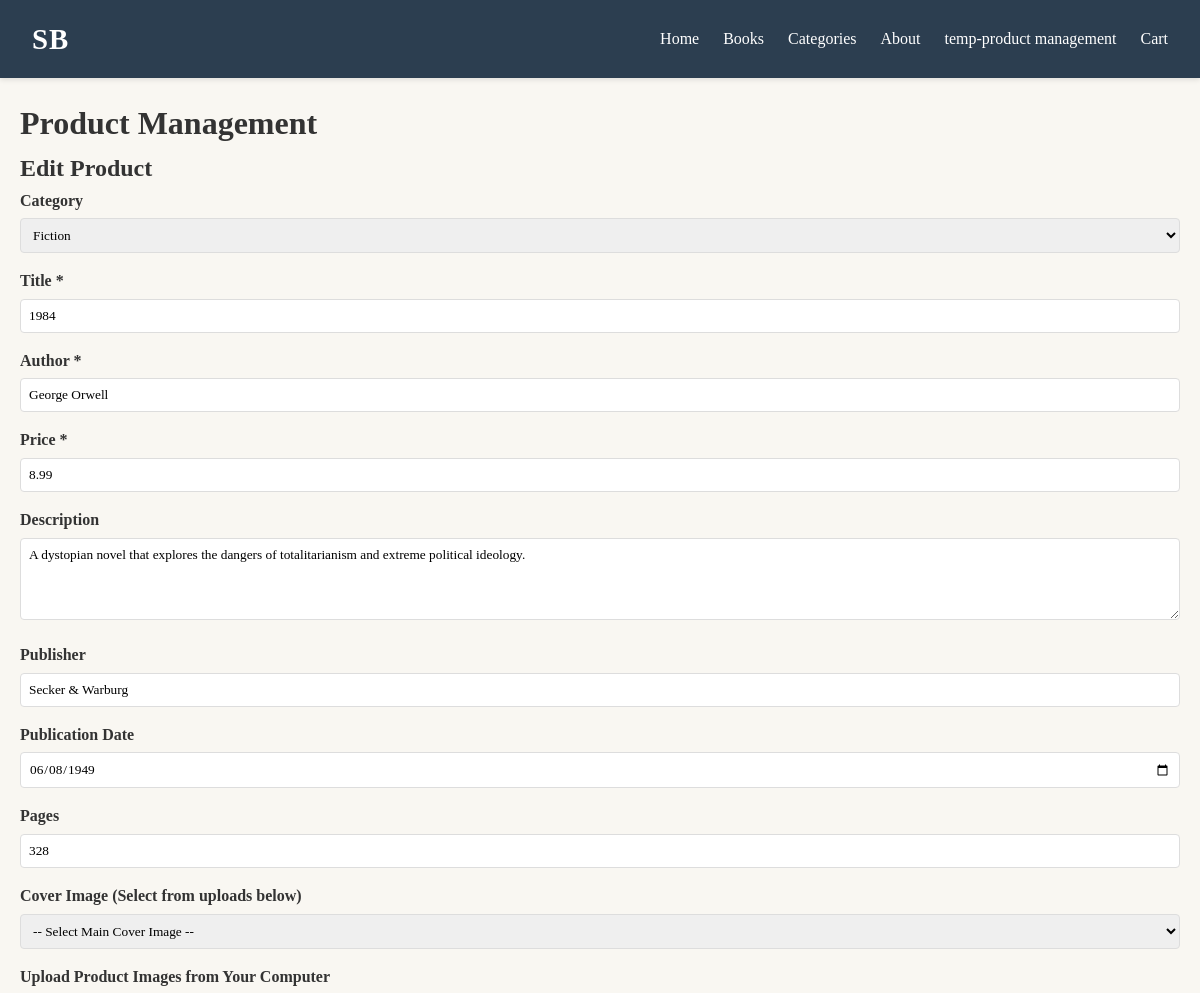
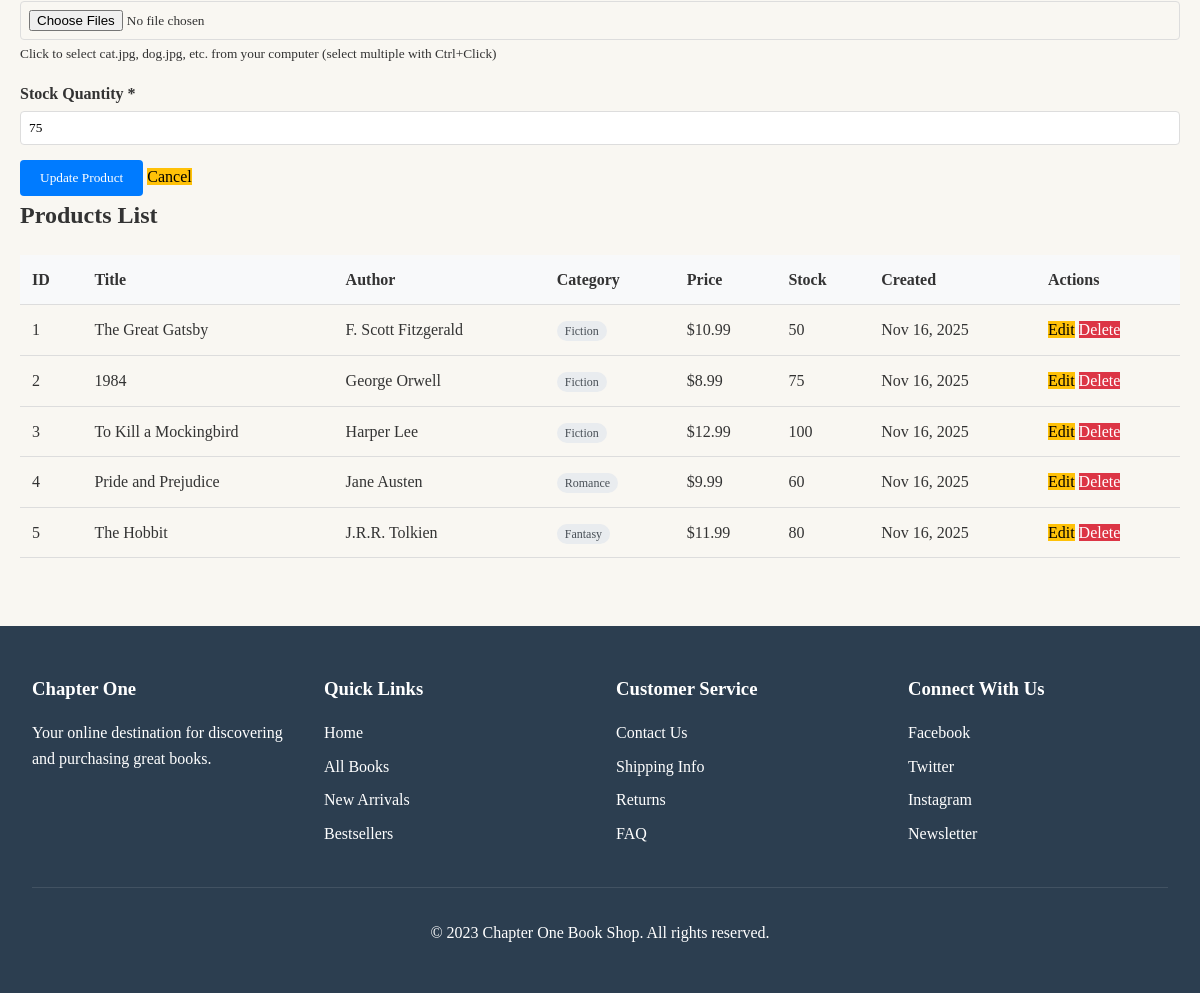
The app's page /page/adminProduct.php?action=edit&id=2 with its own data (2 pictures, top to bottom).
### tables this page shows
CREATE TABLE products (
    id INT AUTO_INCREMENT PRIMARY KEY,
    category_id INT NULL,
    title VARCHAR(255) NOT NULL,
    author VARCHAR(255) NOT NULL,
    price DECIMAL(10, 2) NOT NULL,
    description TEXT,
    publisher VARCHAR(255),
    publication_date DATE,
    pages INT,
    cover_image VARCHAR(255),
    stock_quantity INT DEFAULT 0,
    created_at TIMESTAMP DEFAULT CURRENT_TIMESTAMP,
    updated_at TIMESTAMP DEFAULT CURRENT_TIMESTAMP ON UPDATE CURRENT_TIMESTAMP,
    FOREIGN KEY (category_id) REFERENCES categories(id) ON DELETE SET NULL
);

CREATE TABLE categories (
    id INT AUTO_INCREMENT PRIMARY KEY,
    name VARCHAR(255) NOT NULL UNIQUE,
    description TEXT,
    sort_order INT DEFAULT 0,
    created_at TIMESTAMP DEFAULT CURRENT_TIMESTAMP,
    updated_at TIMESTAMP DEFAULT CURRENT_TIMESTAMP ON UPDATE CURRENT_TIMESTAMP
);

### page/adminProduct.php (the view, shortened to what this page needs)
<?php
include '../sb_head.php';
$host = 'localhost';
$dbname = 'sbonline';
$username = 'root';
$password = '';
$action = $_POST['action'] ?? $_GET['action'] ?? '';
$product = [
    'id' => '',
    'category_id' => '',
    'title' => '',
    'author' => '',
    'price' => '',
    'description' => '',
    'publisher' => '',
    'publication_date' => '',
    'pages' => '',
    'cover_image' => '',
    'stock_quantity' => ''
];
try {
    $pdo = new PDO("mysql:host=$host;dbname=$dbname;charset=utf8", $username, $password);
    $pdo->setAttribute(PDO::ATTR_ERRMODE, PDO::ERRMODE_EXCEPTION);
    $categories = [];
    $categoriesSql = "SELECT id, name FROM categories ORDER BY sort_order, name";
    $categoriesStmt = $pdo->prepare($categoriesSql);
    $categoriesStmt->execute();
    $categories = $categoriesStmt->fetchAll(PDO::FETCH_ASSOC);
    switch ($action) {
        case 'edit':
            $id = $_GET['id'] ?? '';
            if ($id) {
                $sql = "SELECT * FROM products WHERE id = ?";
                $stmt = $pdo->prepare($sql);
                $stmt->execute([$id]);
                $product = $stmt->fetch(PDO::FETCH_ASSOC);
            }
            break;
    }
    $sql = "SELECT p.*, c.name as category_name
            FROM products p
            LEFT JOIN categories c ON p.category_id = c.id
            ORDER BY p.created_at DESC";
    $stmt = $pdo->prepare($sql);
    $stmt->execute();
    $products = $stmt->fetchAll(PDO::FETCH_ASSOC);
} catch (PDOException $e) {
    $error = "Database error: " . $e->getMessage();
}
?>
<!DOCTYPE html>
<html lang="en">
<head>
</head>
<body>
    <div class="container">
        <h1>Product Management</h1>
        <div class="form-section">
            <h2><?php echo empty($product['id']) ? 'Add New Product' : 'Edit Product'; ?></h2>
            <form method="POST" action="adminProduct.php" enctype="multipart/form-data">
                <div class="form-group">
                    <label for="category_id">Category</label>
                    <select id="category_id" name="category_id">
                        <?php foreach ($categories as $category): ?>
                            <option value="<?php echo $category['id']; ?>"
                                <?php echo ($product['category_id'] == $category['id']) ? 'selected' : ''; ?>>
                                <?php echo htmlspecialchars($category['name']); ?>
                            </option>
                        <?php endforeach; ?>
                    </select>
                </div>
                <div class="form-group">
                    <label for="title">Title *</label>
                    <input type="text" id="title" name="title" required
                           value="<?php echo htmlspecialchars($product['title']); ?>">
                </div>
                <div class="form-group">
                    <label for="author">Author *</label>
                    <input type="text" id="author" name="author" required
                           value="<?php echo htmlspecialchars($product['author']); ?>">
                </div>
                <div class="form-group">
                    <label for="price">Price *</label>
                    <input type="number" id="price" name="price" step="0.01" min="0" required
                           value="<?php echo htmlspecialchars($product['price']); ?>">
                </div>
                <div class="form-group">
                    <label for="description">Description</label>
                    <textarea id="description" name="description" rows="4"><?php echo htmlspecialchars($product['description']); ?></textarea>
                </div>
                <div class="form-group">
                    <label for="publisher">Publisher</label>
                    <input type="text" id="publisher" name="publisher"
                           value="<?php echo htmlspecialchars($product['publisher']); ?>">
                </div>
                <div class="form-group">
                    <label for="publication_date">Publication Date</label>
                    <input type="date" id="publication_date" name="publication_date"
                           value="<?php echo htmlspecialchars($product['publication_date']); ?>">
                </div>
                <div class="form-group">
                    <label for="pages">Pages</label>
                    <input type="number" id="pages" name="pages" min="1"
                           value="<?php echo htmlspecialchars($product['pages']); ?>">
                </div>
                <div class="form-group">
                    <label for="cover_image">Cover Image (Select from uploads below)</label>
                    <select id="cover_image" name="cover_image">
                        <option value="">-- Select Main Cover Image --</option>
                    </select>
                </div>
                <div class="form-group">
                    <label for="product_images">Upload Product Images from Your Computer</label>
                    <input type="file" id="product_images" name="product_images[]"
                           multiple accept="image/jpeg, image/png, image/gif, image/webp">
                    <small>Click to select cat.jpg, dog.jpg, etc. from your computer (select multiple with Ctrl+Click)</small>
                </div>
                <div class="form-group">
                    <label for="stock_quantity">Stock Quantity *</label>
                    <input type="number" id="stock_quantity" name="stock_quantity" min="0" required
                           value="<?php echo htmlspecialchars($product['stock_quantity']); ?>">
                </div>
                <button type="submit" class="btn-primary">
                    <?php echo empty($product['id']) ? 'Create Product' : 'Update Product'; ?>
                </button>
                <?php if (!empty($product['id'])): ?>
                    <a href="adminProduct.php" class="btn-warning">Cancel</a>
                <?php endif; ?>
            </form>
        </div>
        <div class="list-section">
            <h2>Products List</h2>
            <?php if (empty($products)): ?>
                <p>No products found.</p>
            <?php else: ?>
                <table class="table">
                    <thead>
                        <tr>
                            <th>ID</th>
                            <th>Title</th>
                            <th>Author</th>
                            <th>Category</th>
                            <th>Price</th>
                            <th>Stock</th>
                            <th>Created</th>
                            <th>Actions</th>
                        </tr>
                    </thead>
                    <tbody>
                        <?php foreach ($products as $p): ?>
                            <tr>
                                <td><?php echo htmlspecialchars($p['id']); ?></td>
                                <td><?php echo htmlspecialchars($p['title']); ?></td>
                                <td><?php echo htmlspecialchars($p['author']); ?></td>
                                <td>
                                    <?php if ($p['category_name']): ?>
                                        <span class="category-badge"><?php echo htmlspecialchars($p['category_name']); ?></span>
                                    <?php else: ?>
                                        <span style="color: #6c757d;">No Category</span>
                                    <?php endif; ?>
                                </td>
                                <td>$<?php echo number_format($p['price'], 2); ?></td>
                                <td><?php echo htmlspecialchars($p['stock_quantity']); ?></td>
                                <td><?php echo date('M j, Y', strtotime($p['created_at'])); ?></td>
                                <td class="actions">
                                    <a href="adminProduct.php?action=edit&id=<?php echo $p['id']; ?>"
                                       class="btn-warning">Edit</a>
                                    <a href="adminProduct.php?action=delete&id=<?php echo $p['id']; ?>"
                                       class="btn-danger"
                                       onclick="return confirm('Are you sure you want to delete this product?')">Delete</a>
                                </td>
                            </tr>
                        <?php endforeach; ?>
                    </tbody>
                </table>
            <?php endif; ?>
        </div>
    </div>
</body>
</html>
<?php
include '../sb_foot.php';

### css/sb_style.css (style rules this page uses)
* { margin: 0; padding: 0; box-sizing: border-box; font-family: "Georgia", serif; }
body { background-color: #f9f7f2; color: #333; line-height: 1.6; }
a { text-decoration: none; color: inherit; }
.container { max-width: 1200px; margin: 0 auto; padding: 2rem; }

### page/adminProduct.php (style rules this page uses)
.container { max-width: 1200px; margin: 0 auto; padding: 20px; }
.form-group { margin-bottom: 15px; }
label { display: block; margin-bottom: 5px; font-weight: bold; }
input, textarea, select { width: 100%; padding: 8px; border: 1px solid #ddd; border-radius: 4px; }
button { padding: 10px 20px; border: none; border-radius: 4px; cursor: pointer; }
.btn-primary { background: #007bff; color: white; }
.btn-danger { background: #dc3545; color: white; }
.btn-warning { background: #ffc107; color: black; }
.table { width: 100%; border-collapse: collapse; margin-top: 20px; }
.table th, .table td { padding: 12px; text-align: left; border-bottom: 1px solid #ddd; }
.table th { background: #f8f9fa; }
.actions { white-space: nowrap; }
.category-badge { background: #e9ecef; padding: 3px 8px; border-radius: 12px; font-size: 12px; color: #495057; }

### records on screen
products: category_id "Fiction", title "1984", author "George Orwell", price "8.99", description "A dystopian novel that explores the dangers of totalitarianism and extreme political ideology.", publisher "Secker & Warburg", publication_date "06/08/1949", pages "328", stock_quantity "75", id "2", category.name "Fiction", created_at "Nov 16, 2025"
products: id "1", title "The Great Gatsby", author "F. Scott Fitzgerald", category.name "Fiction", price "10.99", stock_quantity "50", created_at "Nov 16, 2025"
products: id "3", title "To Kill a Mockingbird", author "Harper Lee", category.name "Fiction", price "12.99", stock_quantity "100", created_at "Nov 16, 2025"
products: id "4", title "Pride and Prejudice", author "Jane Austen", category.name "Romance", price "9.99", stock_quantity "60", created_at "Nov 16, 2025"
products: id "5", title "The Hobbit", author "J.R.R. Tolkien", category.name "Fantasy", price "11.99", stock_quantity "80", created_at "Nov 16, 2025"
